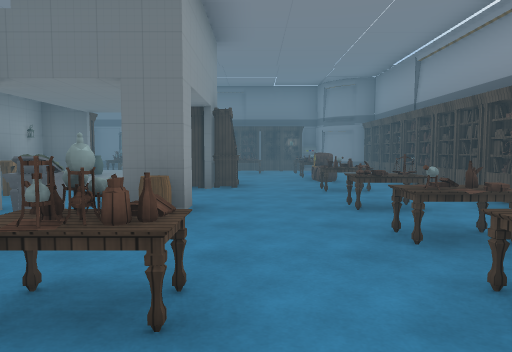
[1] (above)

16 first-person views from a walk through a 3-D level made in the Unity game engine. The camera is 1.4 m above the floor, tilts 4° down and sees 70° across. The floor is counted in squares, 2 m on a side. Each view is taken from the middle of a square. On the plan, view 1 faces up. The plan holds only what a view shows up to about 11 squares ahead; the rest is blank. The place goes on beyond the plan. The player character is not drawn. Some surface patterns are stand-ins.

[2]
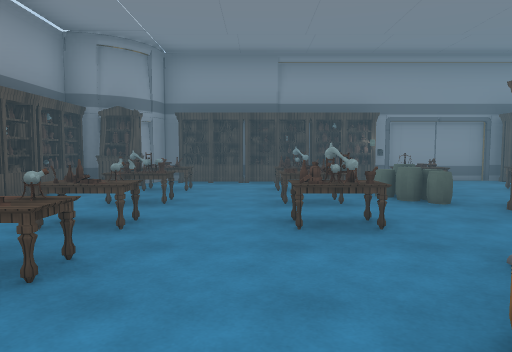

[3]
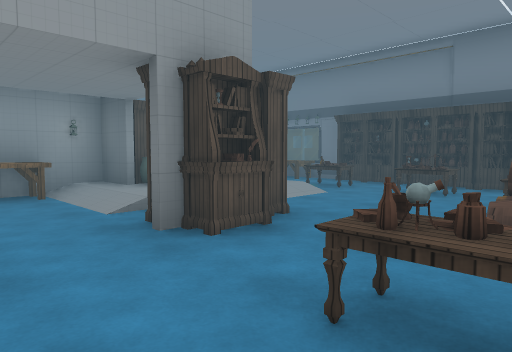

[4]
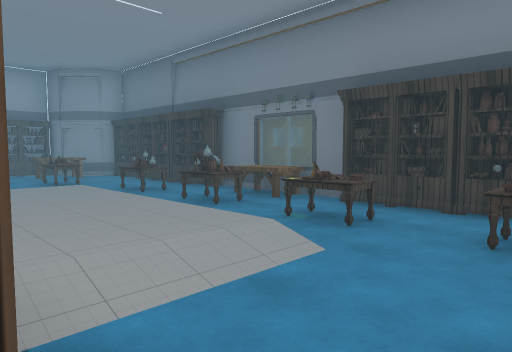

[5]
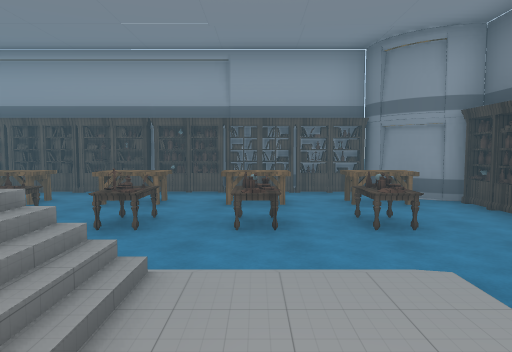

[6]
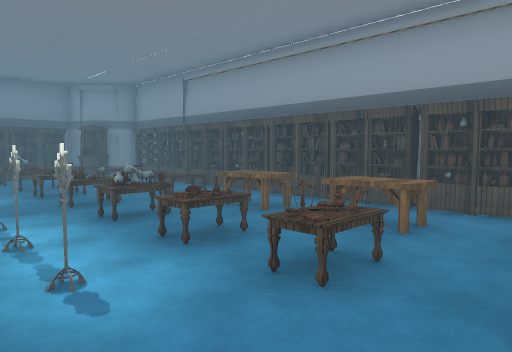

[7]
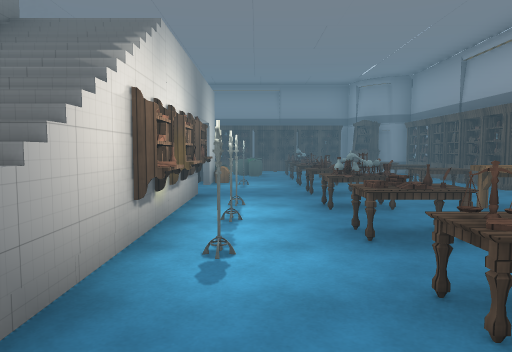

[8]
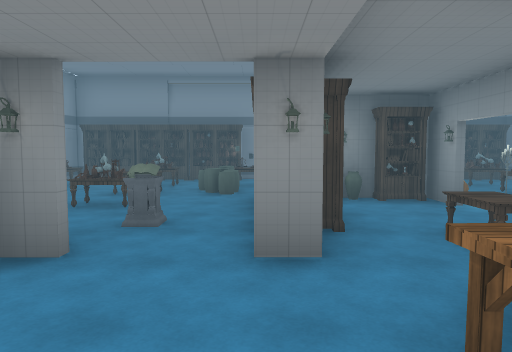

[9]
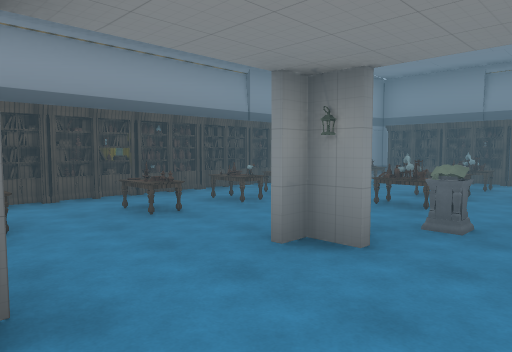

[10]
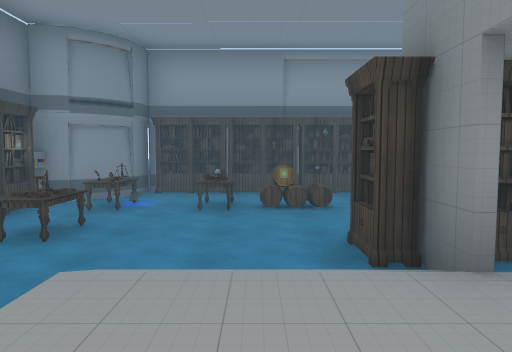

[11]
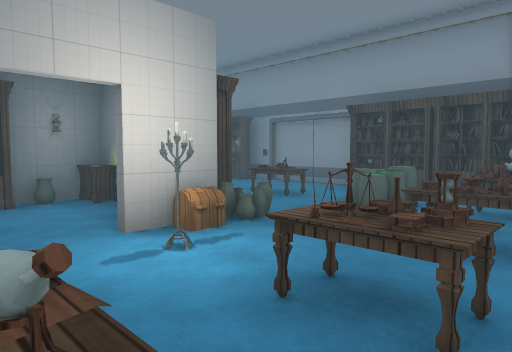

[12]
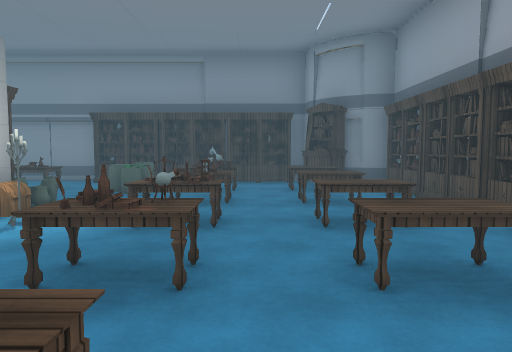

[13]
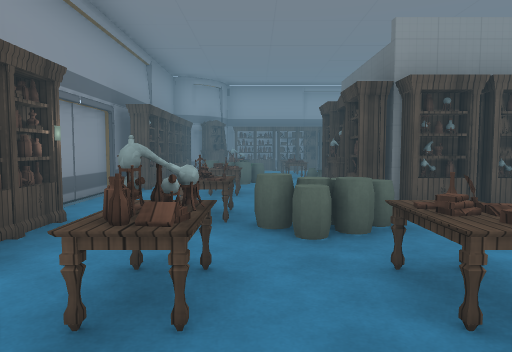

[14]
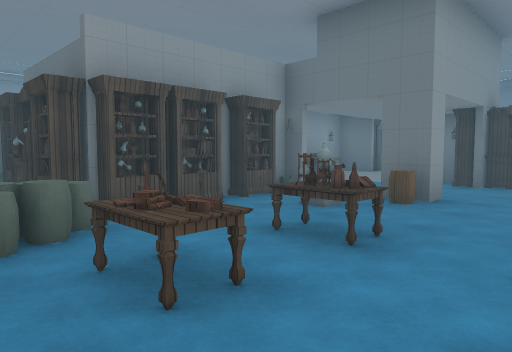

[15]
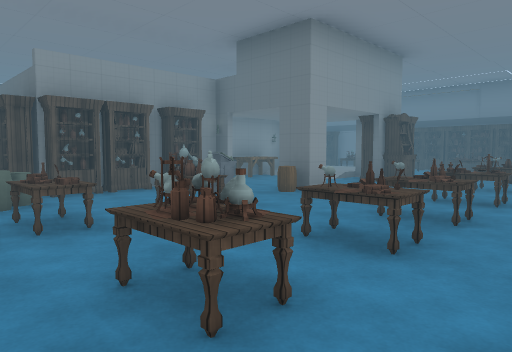

[16]
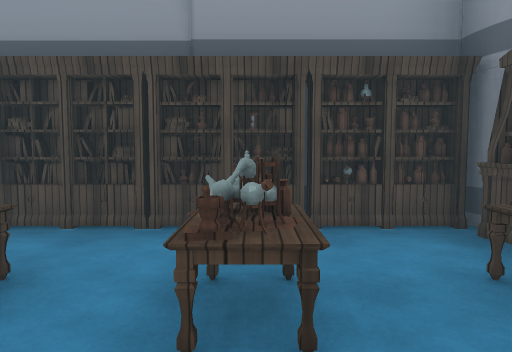

### Floor plan
Key: @ floor where view 1 was taken; # wall or solid block; x gap in a wall; . main floor; : floor 0.25 m higher than the main floor; + floor 1 m higher than the main floor; / step, stairs or slope; = window, fence, low wall or low ledge; O other object.
Columns run from 12 left of view 1 to 4 right of it. Each row starts with its distance up from view 1.
 13   OO#######O####
 12  #..O.O.O.O..O.##
 11 O.O...O.O.O.OOO.#
 10 O...O.////:..OO.O
  9 O.O.O.:::::..OO.O
  8 O.....+=OO/O..O.#
  7 O.O.Ox##://O...O#
  6 O...O.O#O....OOO#
  5 O.O..###.......O#
  4 O...O#OO.O.O.OO.#
  3 O.O.O...OOO..OOO#
  2 O....#.OOO.O.OOO#
  1 O.O.O.OOOO......#
  0 O.O.O.OOOOOO@OO.O
 -1 O.O.OO.O.OOO....O
 -2 O#O..OOO.O...OOO#
 -3   #OOOO# OOOOO#
 -4     #########

Where each view was taken, in squares from view 1:
view 1: 0 up, 0 right, facing up
view 2: 5 up, 0 right, facing down
view 3: 5 up, 2 right, facing up-left
view 4: 8 up, 0 right, facing up-left
view 5: 9 up, 4 left, facing left
view 6: 9 up, 6 left, facing down-left
view 7: 9 up, 7 left, facing down
view 8: 7 up, 3 left, facing down
view 9: 7 up, 3 left, facing down-right
view 10: 9 up, 4 left, facing right
view 11: 3 up, 9 left, facing down-right
view 12: 5 up, 9 left, facing down
view 13: 1 down, 1 right, facing left
view 14: 1 down, 1 right, facing up-left
view 15: 1 down, 3 right, facing up-left
view 16: 0 up, 0 right, facing right
